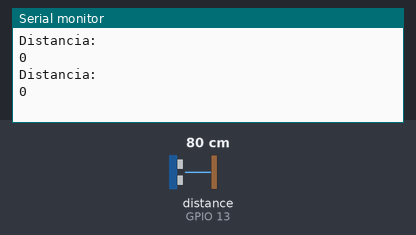
This program was run on a simulated ESP32. Parts: the last lines printed to the serial monitor. Wiring (inferred from the names in the program): ultrasonic range finder: trigger GPIO 12; echo GPIO 13. The inputs (shaded band) are chosen by the test bench; at power-on: distance to the obstacle (sensor on GPIO 13) 80 cm. The echo pulse lasts 58.3 µs per cm.

Above: at 1.8 s.
1.9 s: distance to the obstacle (sensor on GPIO 13) set to 120 cm
At 2.8 s:
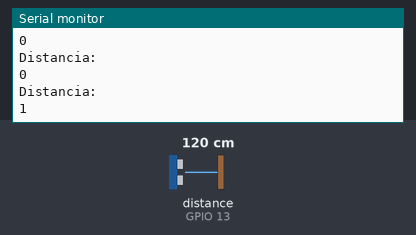
3.4 s: distance to the obstacle (sensor on GPIO 13) set to 250 cm
At 4.9 s:
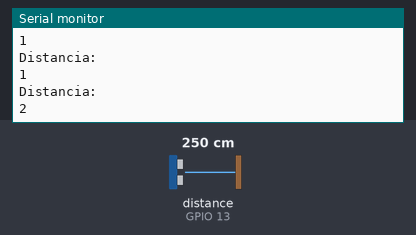
Timing chart, 0 to 6.4 s (numbered marks = the images above; inputs shaded):
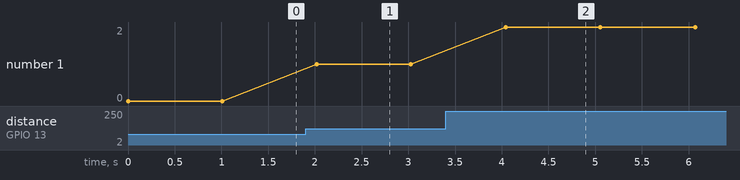

Measured:
- after the input at 1.9 s, the serial monitor: prints a new line after 0.12 s (image 1)
- after the input at 3.4 s, the serial monitor: prints a new line after 0.64 s (image 2)
- plotted number 1: 0 → 1 after the input at 1.9 s, 1 → 2 after the input at 3.4 s

The program:

main.cpp
```cpp
#include <Arduino.h>
const int Trigger = 12;
const int Echo = 13;

void setup() {
  Serial.begin(9600);
  pinMode(Trigger, OUTPUT);
  pinMode(Echo, INPUT);
  digitalWrite(Trigger, LOW);
}

void loop() {
  digitalWrite(Trigger, HIGH);
  delayMicroseconds(10);          //Enviamos un pulso de 10us
  digitalWrite(Trigger, LOW);
  long t = pulseIn(Echo, HIGH); //obtenemos el ancho del pulso
  long d = 0.034 * t * 1/2 /100;          //escalamos el tiempo a una distancia en cm
  Serial.println("Distancia: ");
  Serial.println(d);
  delay(1000);
}
```
